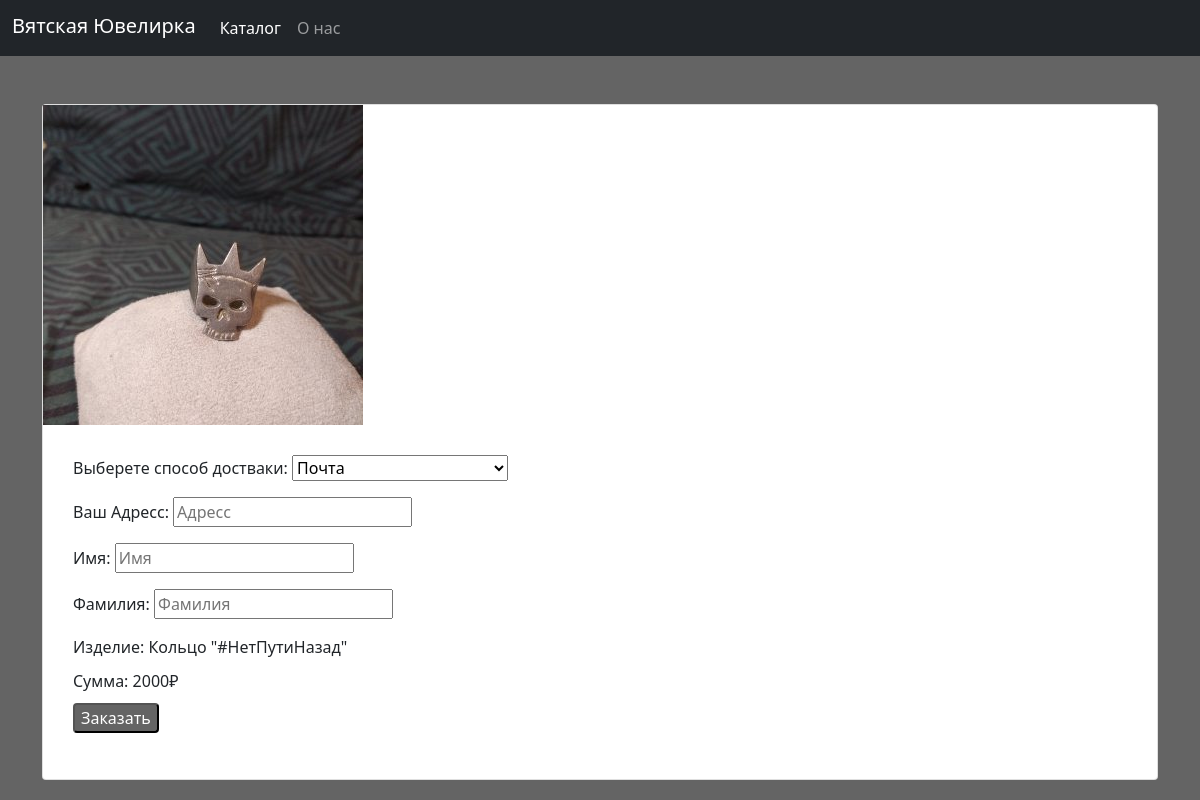
The app's page /order/2, older data.
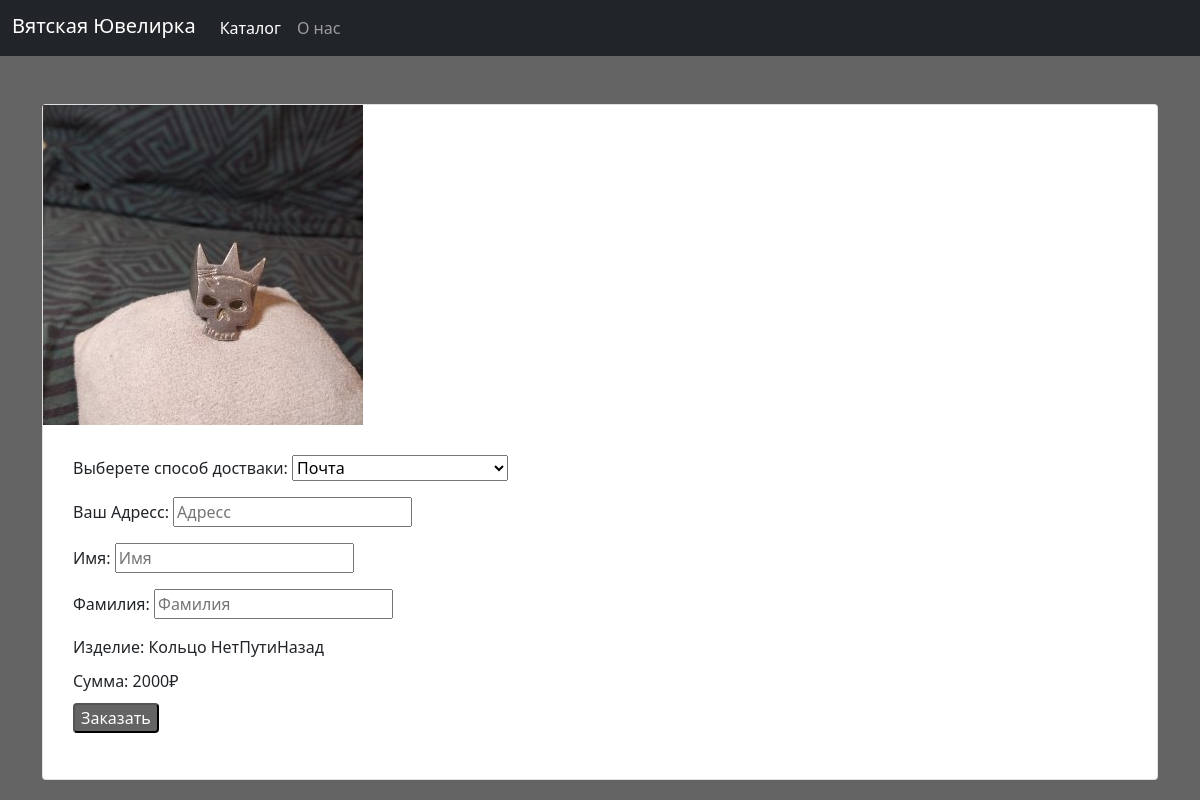
The same page, newer data.
### main/models.py (models this page shows)
class Collection(models.Model):
    type = models.CharField(max_length=50)
    metal = models.CharField(blank=True, null=True,max_length=50)
    gems = models.CharField(blank=True, null=True,max_length=50)
    mass = models.TextField(blank=True, null=True)  # This field type is a guess.
    price = models.IntegerField(db_column='price ', blank=True, null=True)  # Field renamed to remove unsuitable characters. Field renamed because it ended with '_'.
    volume_product = models.IntegerField(blank=True, null=True)
    chapter = models.ForeignKey(ChapterTable, models.DO_NOTHING, db_column='chapter', blank=True, null=True)
    photo_kit = models.ForeignKey('Gallary', models.DO_NOTHING, db_column='photo_kit', blank=True, null=True)
    description = models.TextField(blank=True, null=True)  # This field type is a guess.
    class Meta:
        managed = False
        db_table = 'collection'

class GetImage(models.Model):
    title = models.CharField(max_length=100)
    img = models.ImageField(upload_to='main/img')
    class Meta:
        db_table = "gallary"

### main/views.py (the view)
# urls.py: path('order/<int:correct_id>',views.create,name = 'order'),
def create(request,correct_id):
    correct_product = Collection.objects.all()[correct_id - 1]
    """    error = ''
    if request.method == 'POST':
        form = OrderForm(request.POST)
        form1 = UserForm(request.POST)
        if form.is_valid() and form1.is_valid():
            form.save()
            form1.save()
            return redirect('catalog')
        else:
            error = "Неверно заполнена форма"
    orderfilds = OrderForm()
    Userfilds = UserForm()"""
    if request.method == "POST":
        form = OrderForm(request.POST)
        if form.is_valid():
            method_dlivery = form.cleaned_data.get('method_delivery')
            adress = form.cleaned_data.get('adress')
            name = form.cleaned_data.get('name')
            surname = form.cleaned_data.get('surname')
            if 'createb' in request.POST:
                print(adress)
                sqlite_connection = sqlite3.connect('mybd.sqlite3')
                cursor = sqlite_connection.cursor()
                sqlite_select_query = f"insert into [order](method_delivery,product,price_order,address,user_name,user_surname) " \
                                      f"values ({method_dlivery}, {correct_id},{str(correct_product.price)},'{str(adress)}','{str(name)}','{str(surname)}')"
                print(sqlite_select_query)
                cursor.execute(sqlite_select_query)
                sqlite_connection.commit()
                cursor.close()
            return redirect('/')
    else:
        form = OrderForm()
    return render(request, 'main/order.html',{'form':form,'product':correct_product})

### main/forms.py
class OrderForm(forms.Form):
    method_delivery = forms.ChoiceField(label="Выберете способ достваки",
                                             choices=((1, 'почта'), (2, 'транспортная компания'), (3, 'курьер')))
    method_delivery = forms.TypedChoiceField(label="Выберете способ достваки", choices=((1, 'Почта'), (2, 'Транспортная Компания'), (3, 'Курьер')))
    adress = forms.CharField(label='Ваш Адресс',widget=forms.TextInput(attrs={"placeholder": "Адресс"}))
    name = forms.CharField(label='Имя', widget=forms.TextInput(attrs={"placeholder": "Имя"}))
    surname = forms.CharField(label='Фамилия', widget=forms.TextInput(attrs={"placeholder": "Фамилия"}))

### main/templates/main/order.html (shortened to what this page needs)
<{% extends 'main/base.html' %}
{%load static%}
{% block content %}
<div class="card">
    <form method="post">
        <div class="tab-pane active" id="pic-1"><img src="..\static\main\img\{{ product.photo_kit.minor_3 }}" />
        <div style="margin: 30px">
            {{form.as_p}}
        Изделие: {{product.type}}<br>
            <div style="margin-top: 10px">
        Сумма: {{product.price}}₽<br>
                </div>
            <div style="margin-top: 10px">
        <button type="submit" style="border-radius: 4px;background-color: #646464;;color: white;" name="createb" >Заказать</button>
        </div>
{% endblock %}

Row changes from the older to the newer data that the page shows:
changed Collection: type "Кольцо \"#НетПутиНазад\"" → "Кольцо НетПутиНазад"
